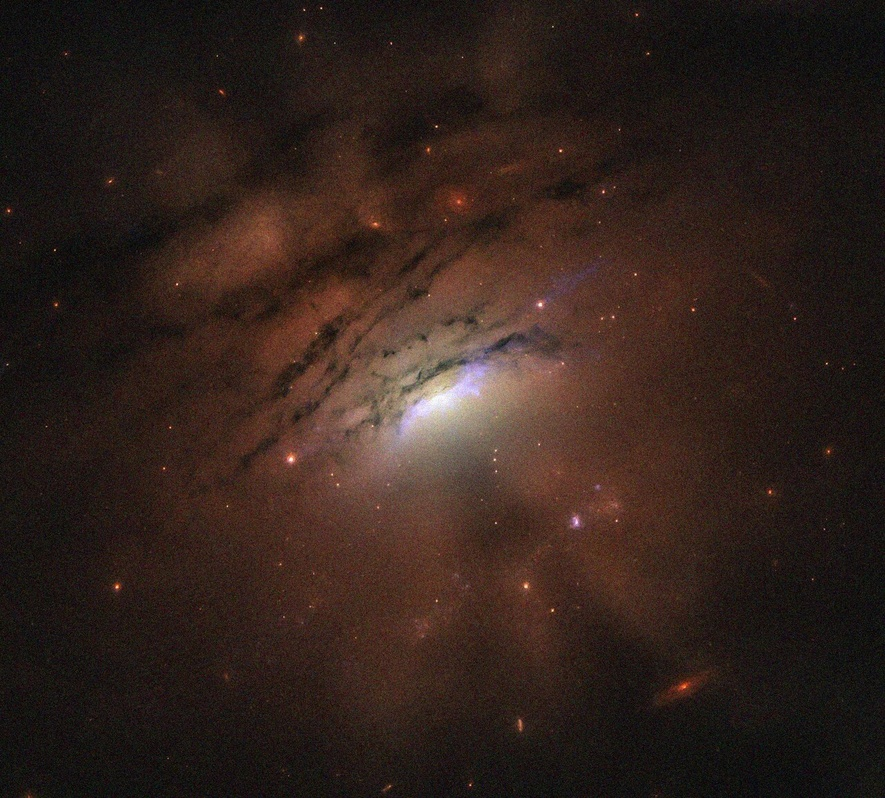
%> input picture Lab4 Sharpening/dark_rays.jpg, 885 x 798 px, shrunk from 1600 x 1443 before the run
$ octave sharpening.m   (GNU Octave 9; MATLAB toolbox functions it lacks are replaced by stand-ins)
%> lines starting %> are read from the running program, lines starting %| are printed output that depends on the picture
img = imread('dark_rays.jpg');
%> img is the input picture: size 798x885x3 uint8; mean R, G, B 49.7, 34.4, 28.4

img = im2double(img);
%> img: size 798x885x3 double

blur_img = imgaussfilt(img, 20);
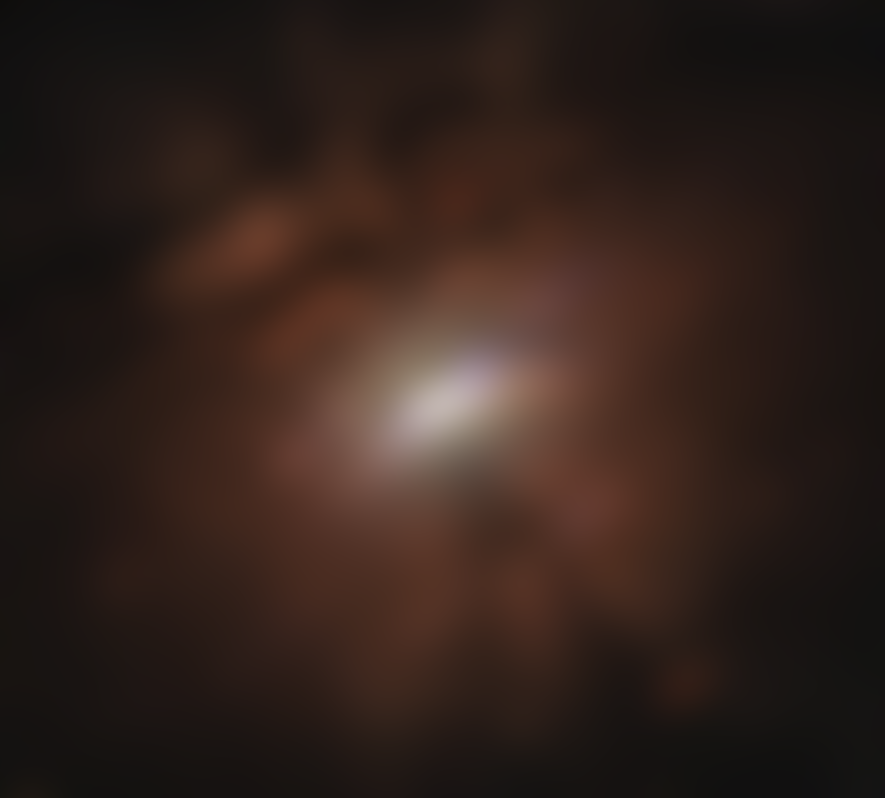
%> blur_img: size 798x885x3 double; mean R, G, B 0.195, 0.135, 0.112; mean of the top-left, top-right, bottom-left and bottom-right quarters 0.139, 0.148, 0.154, 0.147

unsharp_mask = img - blur_img;
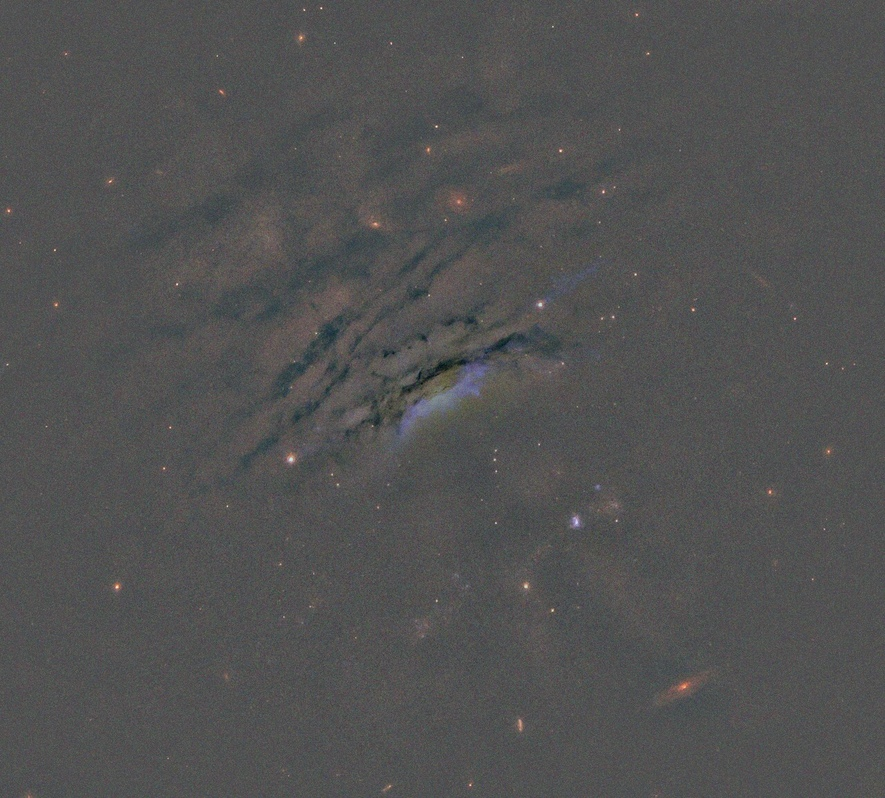
%> unsharp_mask: size 798x885x3 double; mean R, G, B 6.22e-05, 4.56e-05, 2.95e-05; drawn with min black and max white
gamma = 2.5;
sharp_img = img + gamma * unsharp_mask;
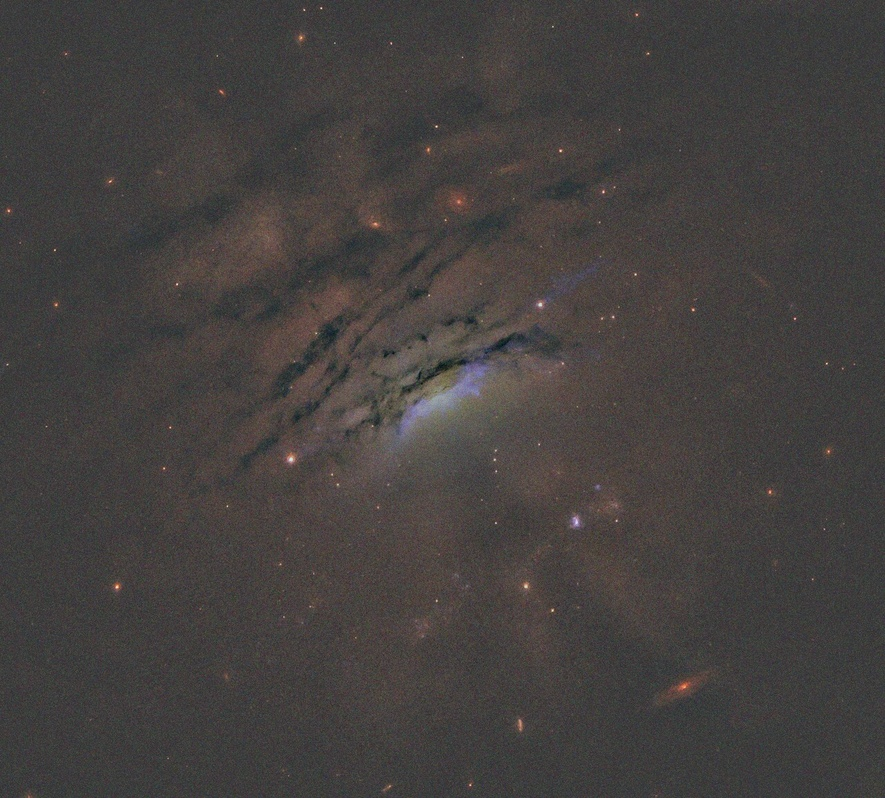
%> sharp_img: size 798x885x3 double; mean R, G, B 0.195, 0.135, 0.112; mean of the top-left, top-right, bottom-left and bottom-right quarters 0.137, 0.15, 0.157, 0.144; drawn with min black and max white

figure;
subplot(1, 2, 1), imshow(img), title('Original Image');
subplot(1, 2, 2), imshow(imgaussfilt(sharp_img, 2)), title('Sharpened Image');
%> after `imshow(imgaussfilt(sharp_img, 2))`:
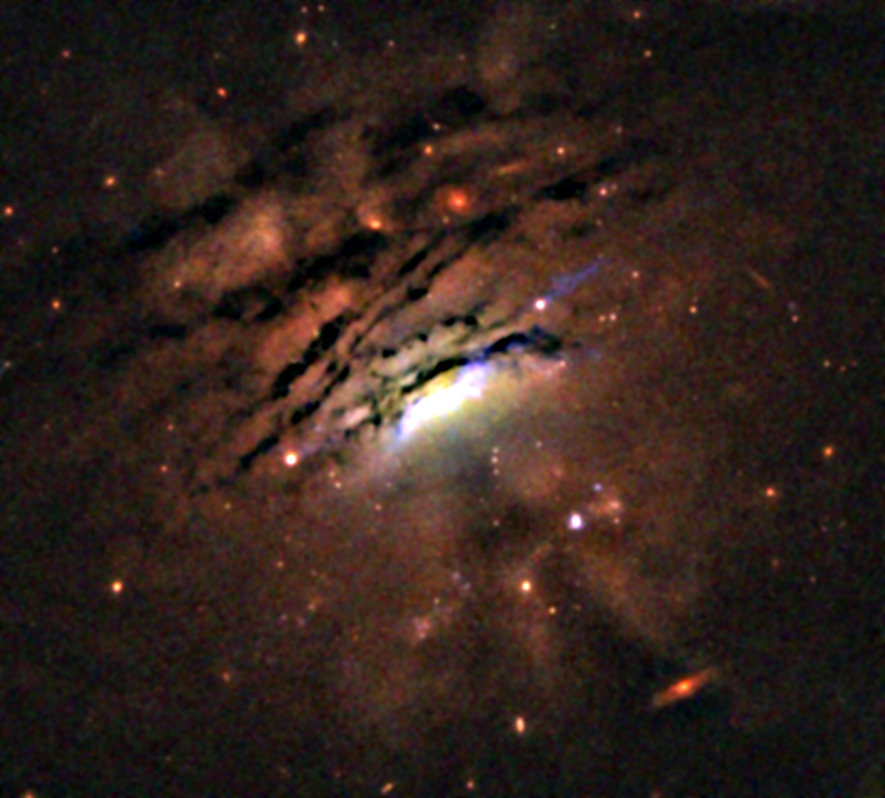
%> displayed picture: size 798x885x3, on the screen's scale of 0 to 255; mean R, G, B 49.7, 34.3, 28.2
